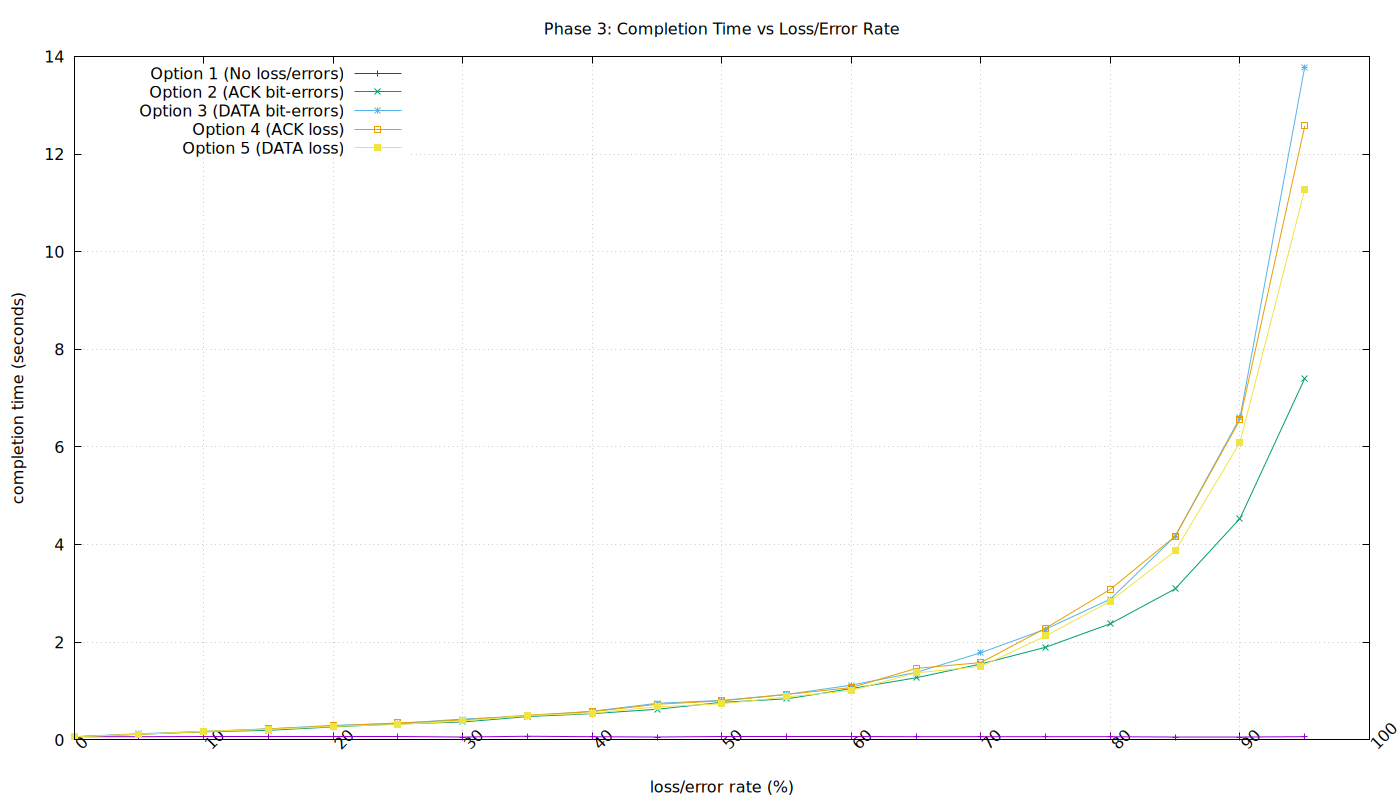

This figure's gnuplot source:
set terminal pngcairo size 1400,800
set output "results/phase3_plot.png"
set title "Phase 3: Completion Time vs Loss/Error Rate"
set xlabel "loss/error rate (%)"
set ylabel "completion time (seconds)"
set grid
set key left top
set xtics rotate by 45
set datafile separator ","
plot "results/phase3_avg.csv" using 1:2 with linespoints title "Option 1 (No loss/errors)", \
     "results/phase3_avg.csv" using 1:4 with linespoints title "Option 2 (ACK bit-errors)", \
     "results/phase3_avg.csv" using 1:6 with linespoints title "Option 3 (DATA bit-errors)", \
     "results/phase3_avg.csv" using 1:8 with linespoints title "Option 4 (ACK loss)", \
     "results/phase3_avg.csv" using 1:10 with linespoints title "Option 5 (DATA loss)"
